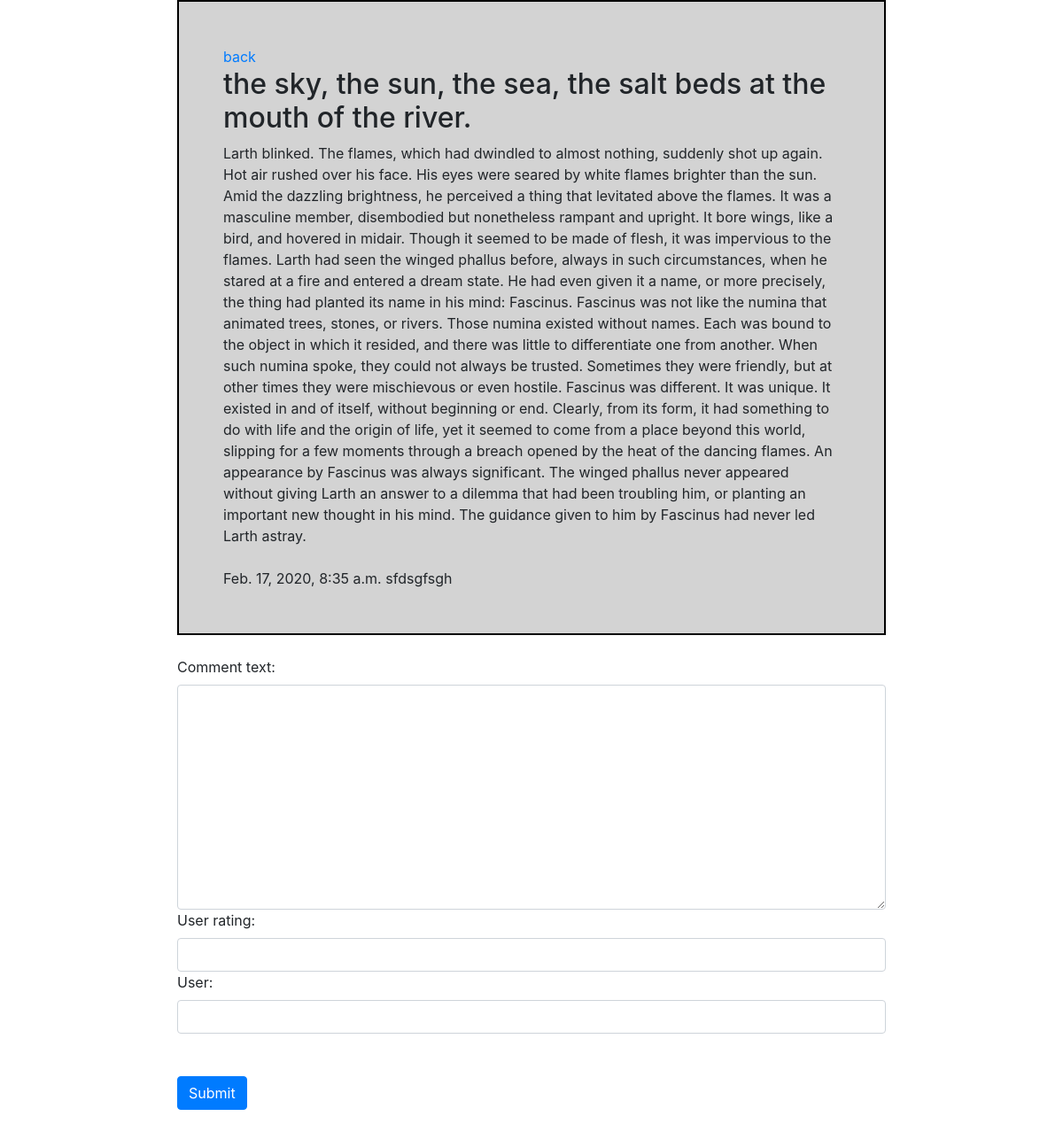
Screenshot of /myapp/detail/7 with the database file from the repository.
### myapp/models.py (models this page shows, shortened)
class Blog(models.Model):
    blog_title = models.CharField(max_length=100)
    blog_text = models.TextField()
    created_on = models.DateTimeField(auto_now_add=True)
    updated_on = models.DateTimeField(auto_now=True)
    user = models.CharField(max_length=100)

### myapp/views.py (the view)
# urls.py: path('detail/<int:blog_id>', views.detail, name='detail'),
def detail(request, blog_id):
    context = {}
    if request.method == 'POST':
        form = CommentForm(request.POST)
        if form.is_valid():
            form.save(blog_id)
        else:
            context['error_message'] = "You didn't insert some input."
    else:
        form = CommentForm()
    blog = get_object_or_404(Blog, pk=blog_id)
    context['blog'] = blog
    context['form'] = form
    context['star_num'] = range(5)
    return render(request, 'myapp/detail.html', context)

### myapp/forms.py (shortened to what this page needs)
class CommentForm(forms.Form):
    comment_text = forms.CharField(widget=forms.Textarea())
    user_rating = forms.IntegerField(widget=Stars)
    user = forms.CharField()

### myapp/templates/myapp/detail.html (shortened to what this page needs)
<head>
  <link rel="stylesheet" href="https://maxcdn.bootstrapcdn.com/bootstrap/4.0.0-beta/css/bootstrap.min.css">
  <link rel="stylesheet" href="https://cdnjs.cloudflare.com/ajax/libs/font-awesome/4.7.0/css/font-awesome.min.css">
</head>
{% load widget_tweaks %}
{% block content %}
<div class="blog">
    <a href="{% url 'index'%}">back<a>
    <h2>{{ blog.blog_title }}</h2>
    {{ blog.blog_text }}</br></br>
    {{ blog.updated_on }}&nbsp;{{ blog.user }}
</div></br>
    <form method="post">
        {% for field in form.visible_fields %}
        <div class="form-group">
            {{ field.label_tag }}
            {% if form.is_bound %}
                {% if field.errors %}
                    {% render_field field class="form-control is-invalid" %}
                    {% for error in field.errors %}
                    <div class="invalid-feedback">
                        {{ error }}
                    </div>
                    {% endfor %}
                {% else %}
                    {% render_field field class="form-control is-valid" %}
                {% endif %}
            {% else %}
                {% render_field field class="form-control" %}
            {% endif %}
        {% endfor %}</br>
        </br><button type="submit" class="btn btn-primary">Submit</button>
        </div>
    </form>
{% endblock %}

### myapp/templates/myapp/detail.html (style rules this page uses)
div { width: 800px; margin: auto; }
div.blog { background-color: lightgrey; border: 2px solid black; padding: 50px; }

### rows the page displays
Blog: blog_title "the sky, the sun, the sea, the salt beds at the mouth of the river.", blog_text "Larth blinked. The flames, which had dwindled to almost nothing, suddenly shot up again. Hot air rushed over his face. His eyes were seared by white flames brighter than the sun. Amid the dazzling brightness, he perceived a thing that levitated above the flames. It was a masculine member, disembodied but nonetheless rampant and upright. It bore wings, like a bird, and hovered in midair. Though it seemed to be made of flesh, it was impervious to the flames. Larth had seen the winged phallus before, always in such circumstances, when he stared at a fire and entered a dream state. He had even given it a name, or more precisely, the thing had planted its name in his mind: Fascinus. Fascinus was…", updated_on "Feb. 17, 2020, 8:35 a.m.", user "sfdsgfsgh"

### other values shown
{{ field.label_tag }} "Comment text:" "User rating:" "User:"
